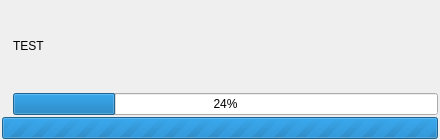
<?xml version="1.0" encoding="UTF-8"?>
<ui version="4.0">
 <class>Kaidan</class>
 <widget class="QDialog" name="Kaidan">
  <property name="geometry">
   <rect>
    <x>0</x>
    <y>0</y>
    <width>440</width>
    <height>140</height>
   </rect>
  </property>
  <property name="sizePolicy">
   <sizepolicy hsizetype="Preferred" vsizetype="Preferred">
    <horstretch>0</horstretch>
    <verstretch>0</verstretch>
   </sizepolicy>
  </property>
  <property name="minimumSize">
   <size>
    <width>440</width>
    <height>140</height>
   </size>
  </property>
  <property name="maximumSize">
   <size>
    <width>500</width>
    <height>157</height>
   </size>
  </property>
  <property name="windowTitle">
   <string notr="true">Kaidan</string>
  </property>
  <layout class="QVBoxLayout" name="verticalLayout">
   <property name="spacing">
    <number>2</number>
   </property>
   <property name="leftMargin">
    <number>2</number>
   </property>
   <property name="topMargin">
    <number>1</number>
   </property>
   <property name="rightMargin">
    <number>2</number>
   </property>
   <property name="bottomMargin">
    <number>1</number>
   </property>
   <item>
    <widget class="QFrame" name="infoFrame">
     <property name="frameShape">
      <enum>QFrame::NoFrame</enum>
     </property>
     <property name="frameShadow">
      <enum>QFrame::Plain</enum>
     </property>
     <layout class="QGridLayout" name="gridLayout">
      <property name="leftMargin">
       <number>0</number>
      </property>
      <property name="topMargin">
       <number>0</number>
      </property>
      <property name="rightMargin">
       <number>0</number>
      </property>
      <property name="bottomMargin">
       <number>0</number>
      </property>
      <property name="horizontalSpacing">
       <number>4</number>
      </property>
      <property name="verticalSpacing">
       <number>0</number>
      </property>
      <item row="0" column="0">
       <widget class="QLabel" name="iconLabel">
        <property name="sizePolicy">
         <sizepolicy hsizetype="Preferred" vsizetype="Preferred">
          <horstretch>0</horstretch>
          <verstretch>0</verstretch>
         </sizepolicy>
        </property>
        <property name="text">
         <string notr="true"/>
        </property>
       </widget>
      </item>
      <item row="0" column="1">
       <widget class="QFrame" name="frame">
        <property name="frameShape">
         <enum>QFrame::NoFrame</enum>
        </property>
        <property name="frameShadow">
         <enum>QFrame::Raised</enum>
        </property>
        <layout class="QVBoxLayout" name="verticalLayout_2">
         <property name="spacing">
          <number>2</number>
         </property>
         <property name="leftMargin">
          <number>0</number>
         </property>
         <property name="topMargin">
          <number>0</number>
         </property>
         <property name="rightMargin">
          <number>0</number>
         </property>
         <property name="bottomMargin">
          <number>0</number>
         </property>
         <item>
          <widget class="QLabel" name="infoLabel">
           <property name="sizePolicy">
            <sizepolicy hsizetype="MinimumExpanding" vsizetype="Preferred">
             <horstretch>0</horstretch>
             <verstretch>0</verstretch>
            </sizepolicy>
           </property>
           <property name="text">
            <string>TEST</string>
           </property>
           <property name="scaledContents">
            <bool>false</bool>
           </property>
           <property name="alignment">
            <set>Qt::AlignLeading|Qt::AlignLeft|Qt::AlignVCenter</set>
           </property>
           <property name="wordWrap">
            <bool>true</bool>
           </property>
          </widget>
         </item>
         <item>
          <widget class="QProgressBar" name="progressBar_2">
           <property name="value">
            <number>24</number>
           </property>
          </widget>
         </item>
        </layout>
       </widget>
      </item>
     </layout>
    </widget>
   </item>
   <item>
    <widget class="QProgressBar" name="progressBar">
     <property name="maximum">
      <number>0</number>
     </property>
     <property name="value">
      <number>0</number>
     </property>
     <property name="textVisible">
      <bool>false</bool>
     </property>
    </widget>
   </item>
  </layout>
 </widget>
 <layoutdefault spacing="6" margin="11"/>
 <resources/>
 <connections/>
</ui>
